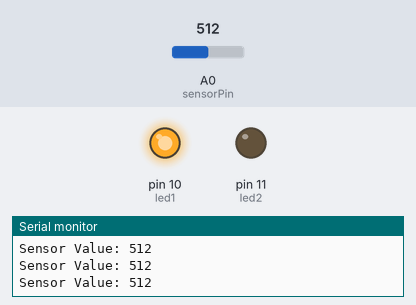
Simulated run of this sketch. Board: Arduino Uno, built with avr-gcc and run on an emulated ATmega328P. Shown: output pins drawn as LEDs (lit = HIGH), the last lines printed to the serial monitor. The test bench sets the inputs (shaded band); at power-on: A0 (sensorPin) = 512.

Above: at 1.2 s.
1.3 s: A0 (sensorPin) set to 732
2.8 s: A0 (sensorPin) set to 761
At 4.0 s:
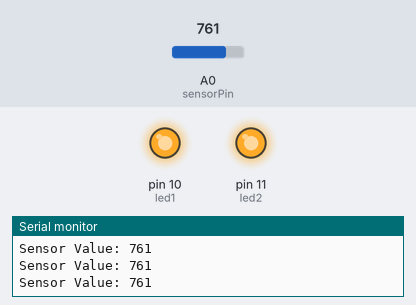
4.3 s: A0 (sensorPin) set to 90
At 5.4 s:
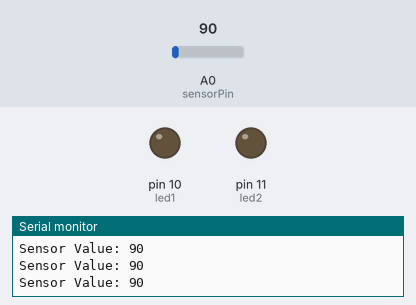
5.9 s: A0 (sensorPin) set to 106
At 6.7 s:
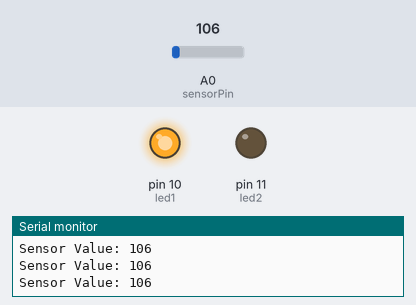
7.5 s: A0 (sensorPin) set to 0
At 8.0 s:
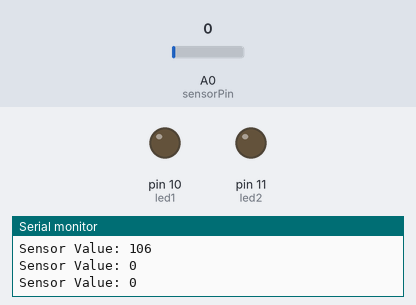
Timing chart, 0 to 10.1 s (numbered marks = the images above; inputs shaded):
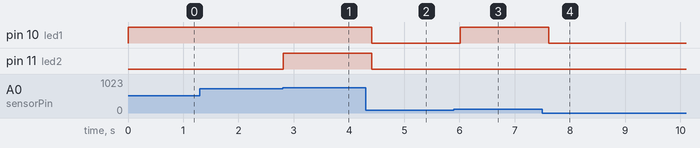

Measured:
- the behaviour switches between 750 and 751 on A0 (sensorPin) (found by bisection; images 0 and 1)
- the behaviour switches between 100 and 101 on A0 (sensorPin) (found by bisection; images 2 and 3)
- after the input at 2.8 s, pin 11 (led2): LOW → HIGH at once
- after the input at 4.3 s, pin 10 (led1), pin 11 (led2): HIGH → LOW after 0.11 s
- after the input at 5.9 s, pin 10 (led1): LOW → HIGH after 0.11 s
- after the input at 7.5 s, pin 10 (led1): HIGH → LOW after 0.12 s

The sketch:

tester.ino
```cpp
// variables
int led1 = 10;
int led2 = 11;
int sensorPin = A0; // analog pin
int sensorValue; // to store value

void setup() {
  // put your setup code here, to run once:

  // set LED as outputs
  pinMode(led1, OUTPUT);
  pinMode(led2, OUTPUT);

  digitalWrite(led1, LOW);
  digitalWrite(led2, LOW);

  // initialize serial communication
  Serial.begin(9600);

}

void loop() {
  // put your main code here, to run repeatedly:

  // read sensor value
  sensorValue = analogRead(sensorPin);

  // print sensor value
  Serial.print("Sensor Value: ");
  Serial.println(sensorValue);

  // LED directions
  if(sensorValue > 750) {
    digitalWrite(led1, HIGH);
    digitalWrite(led2, HIGH);
  }
  else if(sensorValue <= 750 && sensorValue > 100) {
    digitalWrite(led1, HIGH);
    digitalWrite(led2, LOW);
  }
  else{
    digitalWrite(led1, LOW);
    digitalWrite(led2, LOW);
  }
  delay(200);

}
```
